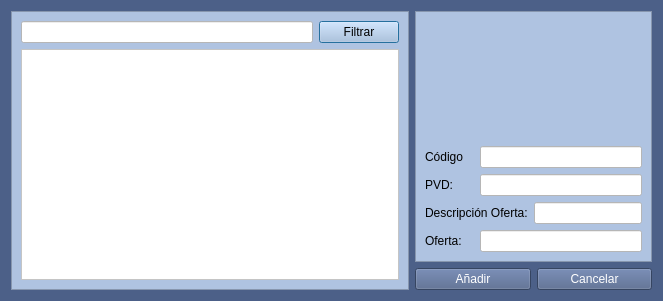
<?xml version="1.0" encoding="UTF-8"?>
<ui version="4.0">
 <class>FrmAsociarProveedor</class>
 <widget class="QDialog" name="FrmAsociarProveedor">
  <property name="geometry">
   <rect>
    <x>0</x>
    <y>0</y>
    <width>663</width>
    <height>301</height>
   </rect>
  </property>
  <property name="windowTitle">
   <string>Asociar proveedor-Artículo</string>
  </property>
  <property name="windowIcon">
   <iconset resource="../terra.qrc">
    <normaloff>:/Icons/PNG/terra.png</normaloff>:/Icons/PNG/terra.png</iconset>
  </property>
  <property name="styleSheet">
   <string notr="true">background: #4c6088</string>
  </property>
  <layout class="QGridLayout" name="gridLayout_3">
   <item row="0" column="0" rowspan="2">
    <widget class="QFrame" name="frame">
     <property name="styleSheet">
      <string notr="true">background-color: rgb(175,195,225);</string>
     </property>
     <property name="frameShape">
      <enum>QFrame::StyledPanel</enum>
     </property>
     <property name="frameShadow">
      <enum>QFrame::Raised</enum>
     </property>
     <layout class="QGridLayout" name="gridLayout">
      <item row="0" column="0">
       <widget class="QLineEdit" name="txtBuscarProveedores">
        <property name="styleSheet">
         <string notr="true">background-color: rgb(255, 255, 255);</string>
        </property>
       </widget>
      </item>
      <item row="0" column="1">
       <widget class="QPushButton" name="btnFiltrar">
        <property name="text">
         <string>Filtrar</string>
        </property>
        <property name="icon">
         <iconset resource="../terra.qrc">
          <normaloff>:/Icons/PNG/filtrar.png</normaloff>:/Icons/PNG/filtrar.png</iconset>
        </property>
        <property name="iconSize">
         <size>
          <width>15</width>
          <height>15</height>
         </size>
        </property>
       </widget>
      </item>
      <item row="1" column="0" colspan="2">
       <widget class="QTableView" name="tablaproveedores">
        <property name="styleSheet">
         <string notr="true">background-color: rgb(255, 255, 255);</string>
        </property>
       </widget>
      </item>
     </layout>
     <zorder>tablaproveedores</zorder>
     <zorder>txtBuscarProveedores</zorder>
     <zorder>btnFiltrar</zorder>
    </widget>
   </item>
   <item row="0" column="1" colspan="2">
    <widget class="QFrame" name="frame_2">
     <property name="styleSheet">
      <string notr="true">background-color: rgb(175,195,225);</string>
     </property>
     <property name="frameShape">
      <enum>QFrame::StyledPanel</enum>
     </property>
     <property name="frameShadow">
      <enum>QFrame::Raised</enum>
     </property>
     <layout class="QGridLayout" name="gridLayout_2">
      <item row="4" column="0">
       <widget class="QLabel" name="label_4">
        <property name="text">
         <string>Oferta:</string>
        </property>
       </widget>
      </item>
      <item row="2" column="0">
       <widget class="QLabel" name="label_2">
        <property name="text">
         <string>PVD:</string>
        </property>
       </widget>
      </item>
      <item row="4" column="1" colspan="2">
       <widget class="QLineEdit" name="txtOferta">
        <property name="styleSheet">
         <string notr="true">background-color: rgb(255, 255, 255);</string>
        </property>
       </widget>
      </item>
      <item row="1" column="1" colspan="2">
       <widget class="QLineEdit" name="txtCodigo">
        <property name="styleSheet">
         <string notr="true">background-color: rgb(255, 255, 255);</string>
        </property>
       </widget>
      </item>
      <item row="3" column="2">
       <widget class="QLineEdit" name="txtDescoferta">
        <property name="styleSheet">
         <string notr="true">background-color: rgb(255, 255, 255);</string>
        </property>
       </widget>
      </item>
      <item row="1" column="0">
       <widget class="QLabel" name="label">
        <property name="text">
         <string>Código</string>
        </property>
       </widget>
      </item>
      <item row="2" column="1" colspan="2">
       <widget class="QLineEdit" name="txtPVD">
        <property name="styleSheet">
         <string notr="true">background-color: rgb(255, 255, 255);</string>
        </property>
       </widget>
      </item>
      <item row="3" column="0" colspan="2">
       <widget class="QLabel" name="label_3">
        <property name="text">
         <string>Descripción Oferta:</string>
        </property>
       </widget>
      </item>
      <item row="0" column="1">
       <spacer name="verticalSpacer">
        <property name="orientation">
         <enum>Qt::Vertical</enum>
        </property>
        <property name="sizeHint" stdset="0">
         <size>
          <width>20</width>
          <height>40</height>
         </size>
        </property>
       </spacer>
      </item>
     </layout>
    </widget>
   </item>
   <item row="1" column="1">
    <widget class="QPushButton" name="btnAnadir">
     <property name="styleSheet">
      <string notr="true">color: rgb(255, 255, 255);</string>
     </property>
     <property name="text">
      <string>Añadir</string>
     </property>
     <property name="icon">
      <iconset resource="../terra.qrc">
       <normaloff>:/Icons/PNG/add.png</normaloff>:/Icons/PNG/add.png</iconset>
     </property>
     <property name="iconSize">
      <size>
       <width>18</width>
       <height>18</height>
      </size>
     </property>
    </widget>
   </item>
   <item row="1" column="2">
    <widget class="QPushButton" name="BtnCancelar">
     <property name="styleSheet">
      <string notr="true">color: rgb(255, 255, 255);</string>
     </property>
     <property name="text">
      <string>Cancelar</string>
     </property>
     <property name="icon">
      <iconset resource="../terra.qrc">
       <normaloff>:/Icons/PNG/Delete.png</normaloff>:/Icons/PNG/Delete.png</iconset>
     </property>
     <property name="iconSize">
      <size>
       <width>18</width>
       <height>18</height>
      </size>
     </property>
    </widget>
   </item>
  </layout>
 </widget>
 <tabstops>
  <tabstop>txtBuscarProveedores</tabstop>
  <tabstop>btnFiltrar</tabstop>
  <tabstop>tablaproveedores</tabstop>
  <tabstop>txtCodigo</tabstop>
  <tabstop>txtPVD</tabstop>
  <tabstop>txtDescoferta</tabstop>
  <tabstop>txtOferta</tabstop>
  <tabstop>btnAnadir</tabstop>
  <tabstop>BtnCancelar</tabstop>
 </tabstops>
 <resources>
  <include location="../terra.qrc"/>
 </resources>
 <connections>
  <connection>
   <sender>btnAnadir</sender>
   <signal>clicked()</signal>
   <receiver>FrmAsociarProveedor</receiver>
   <slot>accept()</slot>
   <hints>
    <hint type="sourcelabel">
     <x>512</x>
     <y>291</y>
    </hint>
    <hint type="destinationlabel">
     <x>299</x>
     <y>179</y>
    </hint>
   </hints>
  </connection>
  <connection>
   <sender>BtnCancelar</sender>
   <signal>clicked()</signal>
   <receiver>FrmAsociarProveedor</receiver>
   <slot>close()</slot>
   <hints>
    <hint type="sourcelabel">
     <x>653</x>
     <y>291</y>
    </hint>
    <hint type="destinationlabel">
     <x>583</x>
     <y>194</y>
    </hint>
   </hints>
  </connection>
 </connections>
</ui>
